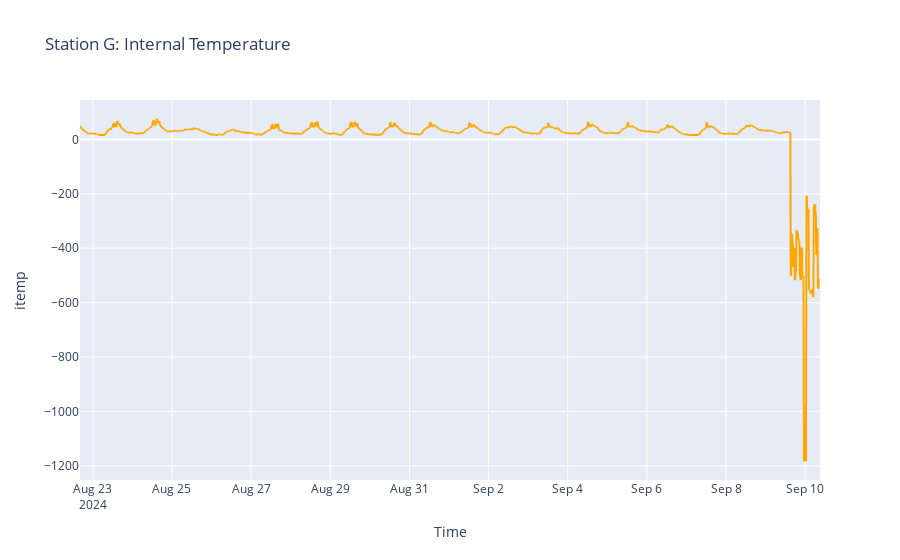

Write notebook code for a chart like this one.
### Code cell
fig = px.line(station, x='Time', y='itemp', title=f'Station {stn.upper()}: Internal Temperature')
fig.update_traces(line=dict(color='orange'))
fig.write_html(f'./vis/station_{stn}_itemp.html')
fig.show()

### Figure 1 — Plotly figure (JSON) as saved in the notebook; plotly's stock layout.template omitted (floating-point values rounded to 4 significant figures; data arrays with more than 128 entries replaced by an {"elided": "..."} marker saying what was removed)
{"data": [{"hovertemplate": "Time=%{x}<br>itemp=%{y}<extra></extra>", "legendgroup": "", "line": {"color": "orange", "dash": "solid"}, "marker": {"symbol": "circle"}, "mode": "lines", "name": "", "showlegend": false, "type": "scattergl", "x": {"elided": "1796 str values"}, "xaxis": "x", "y": {"elided": "1796 float values"}, "yaxis": "y"}], "layout": {"legend": {"tracegroupgap": 0}, "title": {"text": "Station G: Internal Temperature"}, "xaxis": {"anchor": "y", "domain": [0, 1], "title": {"text": "Time"}}, "yaxis": {"anchor": "x", "domain": [0, 1], "title": {"text": "itemp"}}}}
